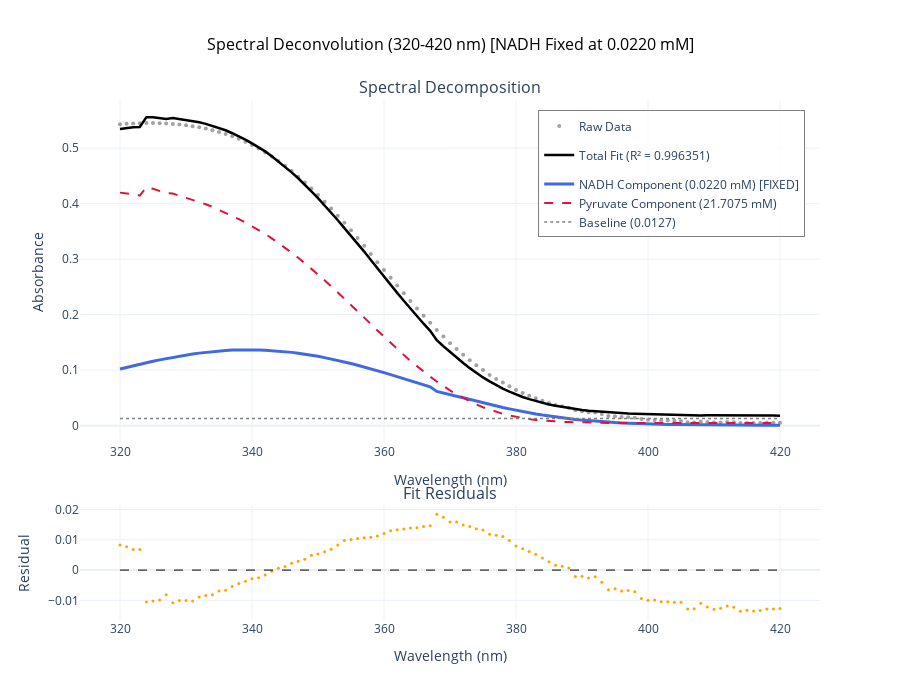
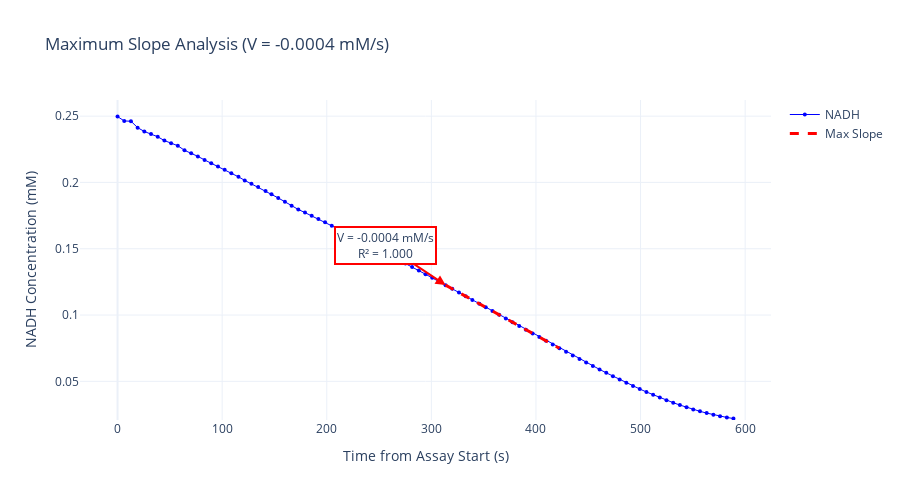

Notebook code for these charts, in order:
### Markdown cell above
## Process all PDC assays

Loop through each assay and:
- Measure initial pyruvate concentration
- Process timecourse data
- Measure final pyruvate concentration
- Calculate maximum slope (V) and normalize by enzyme concentration (V/E)

### Code cell
# Process all PDC assays
from pda.data_io import extract_spectrum_at_time
from pda.timecourse import calculate_max_slope

all_timecourse_data = []
all_summary_data = []
errors = []

total_assays = len(pdc_assays)

for idx, (_, assay) in enumerate(pdc_assays.iterrows(), 1):
    print(f"Processing {idx}/{total_assays}: {assay['csv_filename']} - {assay['Cuvette']}")
    
    try:
        # Load spectral data
        csv_path = assay_data_path / assay['csv_filename']
        spectral_df = load_kinetic_data(str(csv_path), sample_filter=assay['Cuvette'])
        
        # Measure initial pyruvate concentration at blank time
        initial_pyr_expected = assay['Pyruvate_mM']
        blank_time = assay['Blank_time_s']
        
        if pd.notna(blank_time):
            # Extract spectrum at blank time
            blank_spectrum = extract_spectrum_at_time(
                spectral_df, 
                target_time=blank_time,
                min_wavelength=320,
                max_wavelength=420,
                verbose=False
            )
            
            # Calculate pyruvate with NADH fixed at 0
            blank_result = calculate_concentrations(
                spectrum_df=blank_spectrum,
                standards_df=standards_df,
                wavelength_range=(320, 420),
                absorbance_max=1.5,
                fit_intercept=True,
                fixed_nadh=0.0,
                plot=False
            )
            
            initial_pyr_measured = blank_result['PYR_Conc']
            
            # Check if measured pyruvate differs from expected by >50%
            if initial_pyr_measured is not None and initial_pyr_expected is not None:
                pyr_diff_pct = abs(initial_pyr_measured - initial_pyr_expected) / initial_pyr_expected * 100
                if pyr_diff_pct > 50:
                    print(f"  WARNING: Measured pyruvate ({initial_pyr_measured:.2f} mM) differs from expected "
                          f"({initial_pyr_expected:.2f} mM) by {pyr_diff_pct:.1f}%. Using expected value.")
                    use_expected_pyr = True
                else:
                    use_expected_pyr = False
            else:
                use_expected_pyr = True
                initial_pyr_measured = None
        else:
            print(f"  WARNING: No blank_time specified, cannot measure initial pyruvate")
            initial_pyr_measured = None
            use_expected_pyr = True
        
        # Process timecourse
        results = process_pdc_timecourse(
            spectral_df=spectral_df,
            standards_df=standards_df,
            assay_start_time=assay['Start_time_s'],
            blank_time=assay['Blank_time_s'],
            initial_pyruvate_mM=assay['Pyruvate_mM'],
            method='constrained',
            wavelength_range=(320, 420),
            absorbance_max=1.5,
            fit_intercept=True,
            plot=False,
            verbose=False
        )
        
        # Measure final pyruvate concentration
        if len(results) > 0:
            final_row = results.iloc[-1]
            final_nadh = final_row['NADH_mM']
            
            # Extract spectrum at final time
            final_spectrum = extract_spectrum_at_time(
                spectral_df,
                target_time=final_row['Time_s'],
                min_wavelength=320,
                max_wavelength=420,
                verbose=False
            )
            
            # Calculate pyruvate with NADH fixed at measured value
            final_result = calculate_concentrations(
                spectrum_df=final_spectrum,
                standards_df=standards_df,
                wavelength_range=(320, 420),
                absorbance_max=1.5,
                fit_intercept=True,
                fixed_nadh=final_nadh,
                plot=True
            )
            
            final_pyr_measured = final_result['PYR_Conc']
        else:
            final_pyr_measured = None
        
        # Calculate maximum slope
        slope_data = calculate_max_slope(
            timecourse_data=results,
            window_fraction=0.2,
            min_window_size=5,
            min_r_squared=0.9,
            slope_direction='negative',
            plot=True
        )
        
        # Add metadata columns to timecourse results
        results['Filename'] = assay['Filename']
        results['csv_filename'] = assay['csv_filename']
        results['Cuvette'] = assay['Cuvette']
        
        all_timecourse_data.append(results)
        
        # Create summary entry
        summary_entry = {
            'Filename': assay['Filename'],
            'csv_filename': assay['csv_filename'],
            'Cuvette': assay['Cuvette'],
            'initial_pyr_expected': initial_pyr_expected,
            'initial_pyr_measured': initial_pyr_measured,
            'used_expected_pyr': use_expected_pyr,
            'final_pyr_measured': final_pyr_measured,
            'n_timepoints': len(results),
            'Pdc_ug_ml': assay['Pdc_ug_ml']
        }
        
        # Add slope data to summary (excluding the 'fig' key)
        summary_entry.update({k: v for k, v in slope_data.items() if k != 'fig'})
        
        all_summary_data.append(summary_entry)
        
        print(f"  âœ“ Processed {len(results)} timepoints")
        
    except Exception as e:
        error_msg = f"{assay['csv_filename']} - {assay['Cuvette']}: {str(e)}"
        errors.append(error_msg)
        print(f"  âœ— ERROR: {str(e)}")
        continue

# Combine all timecourse data
timecourse_df = pd.concat(all_timecourse_data, ignore_index=True)
summary_df = pd.DataFrame(all_summary_data)

print(f"\n{'='*60}")
print(f"Processing complete!")
print(f"Successfully processed: {len(all_timecourse_data)}/{total_assays} assays")
print(f"Total timepoints: {len(timecourse_df)}")
print(f"Errors: {len(errors)}")

if errors:
    print("\nErrors encountered:")
    for error in errors:
        print(f"  - {error}")
